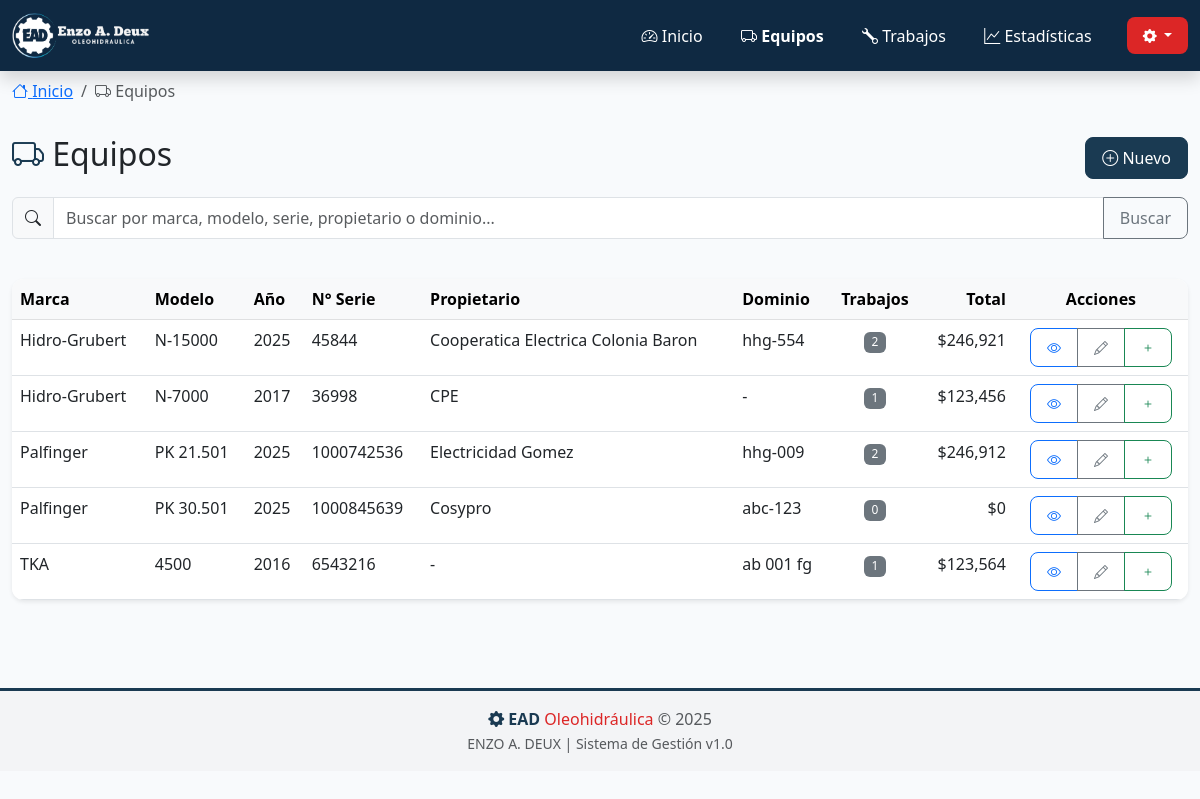
The app's page /equipos, older data.
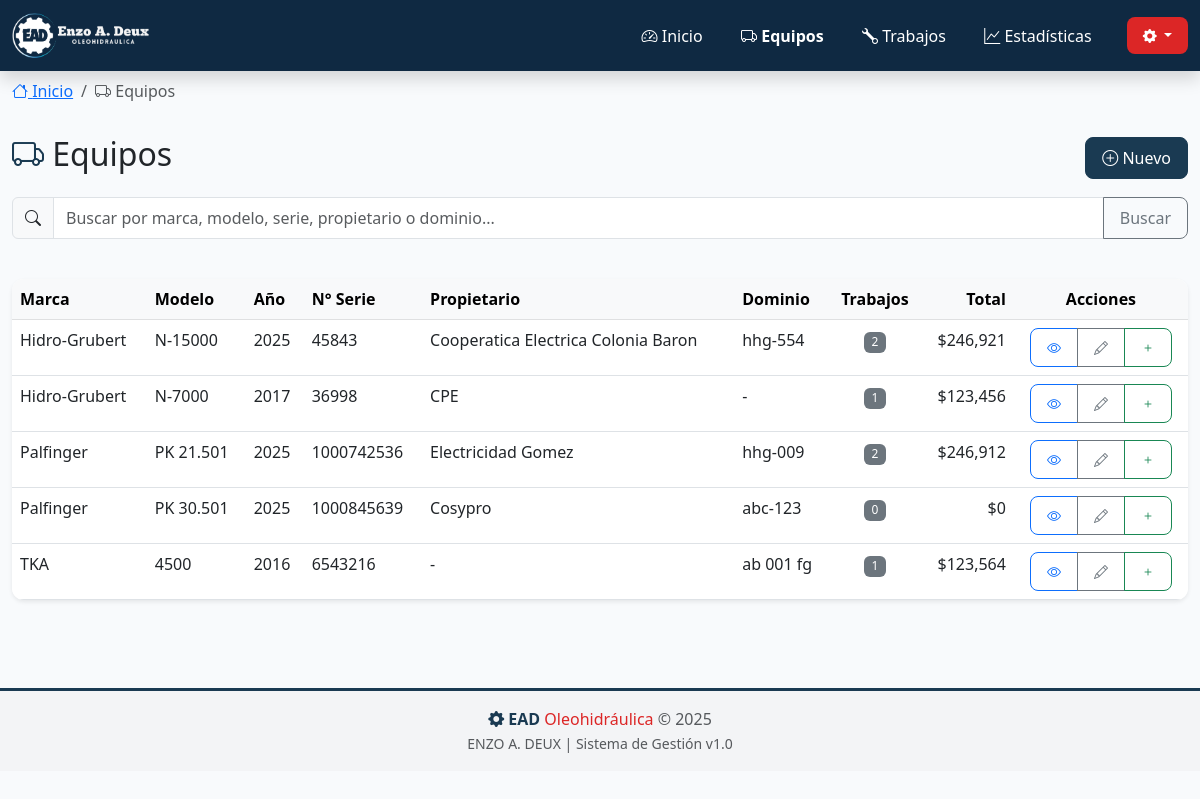
The same page, newer data.
### app_web.py (models this page shows)
class BaseModel(Model):
    class Meta:
        database = db

class Equipment(BaseModel):
    marca = CharField()
    modelo = CharField()
    anio = IntegerField()
    n_serie = CharField()
    propietario = CharField(null=True)
    vehiculo = CharField(null=True)
    dominio = CharField(null=True)
    notes = TextField(null=True)

### app_web.py (the view, shortened to what this page needs)
@app.route('/equipos')
def equipos_list():
    search = request.args.get('search', '')
    equipos = Equipment.select().order_by(Equipment.marca, Equipment.modelo)
    equipos_list = []
    for eq in equipos:
        job_count = Job.select().where(Job.equipment == eq).count()
        total_spent = Job.select(fn.SUM(Job.budget)).where(Job.equipment == eq).scalar() or 0
        equipos_list.append({
            'id': eq.id,
            'marca': eq.marca,
            'modelo': eq.modelo,
            'anio': eq.anio,
            'n_serie': eq.n_serie,
            'propietario': eq.propietario or '-',
            'vehiculo': eq.vehiculo or '-',
            'dominio': eq.dominio or '-',
            'job_count': job_count,
            'total_spent': total_spent
        })
    return render_template('equipos.html', equipos=equipos_list, search=search)

### templates/equipos.html (shortened to what this page needs)
{% extends "base.html" %}
{% block breadcrumb %}
<nav aria-label="breadcrumb" class="mt-2">
    <div class="container-fluid">
        <ol class="breadcrumb">
            <li class="breadcrumb-item"><a href="/"><i class="bi bi-house"></i> Inicio</a></li>
            <li class="breadcrumb-item active" aria-current="page"><i class="bi bi-truck"></i> Equipos</li>
        </ol>
    </div>
</nav>
{% endblock %}
{% block content %}
<div class="animate-slide">
    <div class="row mb-4">
        <div class="col-12">
            <div class="d-flex justify-content-between align-items-center mb-3">
                <h2><i class="bi bi-truck" style="color: var(--ead-blue);"></i> Equipos</h2>
                <a href="/equipo/nuevo" class="btn btn-primary">
                    <i class="bi bi-plus-circle"></i> Nuevo
                </a>
            </div>
            <form method="get" action="/equipos" class="mb-3">
                <div class="input-group">
                    <span class="input-group-text"><i class="bi bi-search"></i></span>
                    <input type="text" class="form-control" name="search"
                           placeholder="Buscar por marca, modelo, serie, propietario o dominio..."
                           value="{{ search }}">
                    <button class="btn btn-outline-secondary" type="submit">Buscar</button>
                </div>
            </form>
        </div>
    </div>
    <div class="row">
        <div class="col-12">
            {% if equipos %}
            <div class="d-none d-md-block">
                <div class="card">
                    <div class="card-body p-0">
                        <div class="table-responsive">
                            <table class="table table-hover mb-0">
                                <thead class="table-light">
                                    <tr>
                                        <th>Marca</th>
                                        <th>Modelo</th>
                                        <th>Año</th>
                                        <th>N° Serie</th>
                                        <th>Propietario</th>
                                        <th>Dominio</th>
                                        <th class="text-center">Trabajos</th>
                                        <th class="text-end">Total</th>
                                        <th class="text-center">Acciones</th>
                                    </tr>
                                </thead>
                                <tbody>
                                    {% for equipo in equipos %}
                                    <tr>
                                        <td>{{ equipo.marca }}</td>
                                        <td>{{ equipo.modelo }}</td>
                                        <td>{{ equipo.anio }}</td>
                                        <td>{{ equipo.n_serie }}</td>
                                        <td>{{ equipo.propietario }}</td>
                                        <td>{{ equipo.dominio }}</td>
                                        <td class="text-center">
                                            <span class="badge bg-secondary">{{ equipo.job_count }}</span>
                                        </td>
                                        <td class="text-end">${{ "{:,.0f}".format(equipo.total_spent) }}</td>
                                        <td class="text-center">
                                            <div class="btn-group" role="group">
                                                <a href="/equipo/{{ equipo.id }}" class="btn btn-sm btn-outline-primary" title="Ver">
                                                    <i class="bi bi-eye"></i>
                                                </a>
                                                <a href="/equipo/{{ equipo.id }}/editar" class="btn btn-sm btn-outline-secondary" title="Editar">
                                                    <i class="bi bi-pencil"></i>
                                                </a>
                                                <a href="/trabajo/nuevo/{{ equipo.id }}" class="btn btn-sm btn-outline-success" title="Nuevo trabajo">
                                                    <i class="bi bi-plus"></i>
                                                </a>
                                            </div>
                                        </td>
                                    </tr>
                                    {% endfor %}
                                </tbody>
                            </table>
                        </div>
                    </div>
                </div>
            </div>
            {% endif %}
        </div>
    </div>
</div>
{% endblock %}

### templates/base.html (shortened to what this page needs)
<!DOCTYPE html>
<html lang="es">
<head>
    <link href="https://cdn.jsdelivr.net/npm/bootstrap@5.3.0/dist/css/bootstrap.min.css" rel="stylesheet">
    <link rel="stylesheet" href="https://cdn.jsdelivr.net/npm/bootstrap-icons@1.11.0/font/bootstrap-icons.css">
</head>
<body>
    <nav class="navbar navbar-expand-lg navbar-dark shadow" style="background-color: var(--dark-color);">
        <div class="container-fluid">
            <a class="navbar-brand d-flex align-items-center" href="/">
                <img src="{{ url_for('static', filename='img/EAD negro (snf) apaisado.png') }}"
                     alt="EAD Oleohidráulica - ENZO A. DEUX"
                     height="45"
                     style="max-width: 200px;"
                     class="me-2">
            </a>
            <div class="d-none d-lg-flex ms-auto align-items-center">
                <a class="nav-link px-3 text-white {{ 'fw-bold' if request.endpoint == 'index' else '' }}" href="/">
                    <i class="bi bi-speedometer2"></i> Inicio
                </a>
                <a class="nav-link px-3 text-white {{ 'fw-bold' if 'equipo' in request.endpoint else '' }}" href="/equipos">
                    <i class="bi bi-truck"></i> Equipos
                </a>
                <a class="nav-link px-3 text-white {{ 'fw-bold' if 'trabajo' in request.endpoint else '' }}" href="/trabajos">
                    <i class="bi bi-wrench"></i> Trabajos
                </a>
                <a class="nav-link px-3 text-white {{ 'fw-bold' if request.endpoint == 'estadisticas' else '' }}" href="/estadisticas">
                    <i class="bi bi-graph-up"></i> Estadísticas
                </a>
                <div class="dropdown ms-3">
                    <button class="btn btn-sm dropdown-toggle"
                            style="background-color: var(--ead-red); color: white; border: none;"
                            data-bs-toggle="dropdown">
                        <i class="bi bi-gear-fill"></i>
                    </button>
                </div>
            </div>
        </div>
    </nav>
    {% block breadcrumb %}{% endblock %}
    <main class="container-fluid py-3">
        {% block content %}{% endblock %}
    </main>
    <footer class="text-center py-3 mt-5" style="background-color: var(--light-gray); border-top: 3px solid var(--ead-blue);">
        <div class="container">
            <div>
                <i class="bi bi-gear-fill" style="color: var(--ead-blue);"></i>
                <strong style="color: var(--ead-blue);">EAD</strong>
                <span style="color: var(--ead-red);">Oleohidráulica</span>
                <span class="text-muted">© 2025</span>
            </div>
            <small class="text-muted">ENZO A. DEUX | Sistema de Gestión v1.0</small>
        </div>
    </footer>
</body>
</html>

### templates/base.html (style rules this page uses)
:root { --primary-color: #1a3a52; --secondary-color: #dc2626; --accent-color: #06b6d4; --success-color: #10b981; --danger-color: #ef4444; --warning-color: #f59e0b; --info-color: #06b6d4; --dark-color: #0f2942; --light-gray: #f3f4f6; --ead-blue: #1a3a52; --ead-red: #dc2626; --ead-light-blue: #06b6d4; }
body { background-color: #f8fafc; min-height: 100vh; }
.navbar { backdrop-filter: blur(10px); transition: all 0.3s; }
.navbar-brand { font-size: 1.3rem; transition: transform 0.2s; }
.nav-link { position: relative; transition: all 0.3s; border-radius: 0.5rem; margin: 0 0.2rem; }
.card { border: none; box-shadow: 0 2px 4px rgba(0,0,0,0.08); border-radius: 0.75rem; margin-bottom: 1.5rem; transition: all 0.3s; }
.btn { border-radius: 0.5rem; padding: 0.5rem 1rem; transition: all 0.3s; font-weight: 500; }
.btn-primary { background-color: var(--primary-color); border-color: var(--primary-color); }
.table-responsive { border-radius: 0.75rem; overflow: hidden; }
.table-hover tbody tr { transition: all 0.2s; }
.badge { padding: 0.35em 0.65em; border-radius: 0.375rem; font-weight: 500; }
.animate-slide { animation: slideIn 0.4s ease-out; }

Row changes from the older to the newer data that the page shows:
changed Equipment "Cooperatica Electrica Colonia Baron": n_serie "45844" → "45843"
